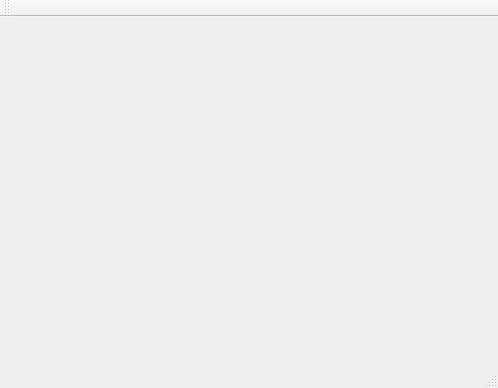
<?xml version="1.0" encoding="UTF-8"?>
<ui version="4.0">
 <class>VectifyClass</class>
 <widget class="QMainWindow" name="VectifyClass">
  <property name="geometry">
   <rect>
    <x>0</x>
    <y>0</y>
    <width>498</width>
    <height>388</height>
   </rect>
  </property>
  <property name="windowTitle">
   <string>Vectify</string>
  </property>
  <widget class="QWidget" name="centralWidget">
   <property name="enabled">
    <bool>true</bool>
   </property>
   <property name="maximumSize">
    <size>
     <width>494</width>
     <height>313</height>
    </size>
   </property>
  </widget>
  <widget class="QMenuBar" name="menuBar">
   <property name="geometry">
    <rect>
     <x>0</x>
     <y>0</y>
     <width>498</width>
     <height>25</height>
    </rect>
   </property>
  </widget>
  <widget class="QToolBar" name="mainToolBar">
   <attribute name="toolBarArea">
    <enum>TopToolBarArea</enum>
   </attribute>
   <attribute name="toolBarBreak">
    <bool>false</bool>
   </attribute>
  </widget>
  <widget class="QStatusBar" name="statusBar"/>
 </widget>
 <layoutdefault spacing="6" margin="11"/>
 <resources>
  <include location="Vectify.qrc"/>
 </resources>
 <connections/>
</ui>
